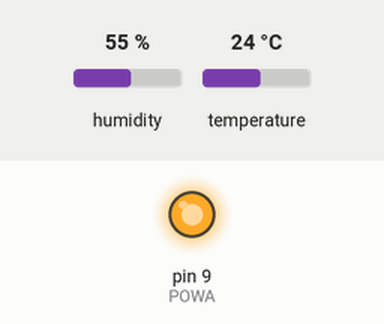
Recording of a sketch running on a simulated Arduino Uno, built with avr-gcc and run on an emulated ATmega328P. Parts: output pins drawn as LEDs (lit = HIGH). Wiring (inferred from the names in the program): DHT22 sensor: data pin 2. The inputs (shaded band) are chosen by the test bench; at power-on: humidity 55 %, temperature 24 °C. The local clock reads 2024-03-15 10:24:30 at power-on unless the sketch sets it; storage starts empty; what the sketch prints to the serial monitor is not drawn.

Above: at 0.5 s.
At 28.9 s:
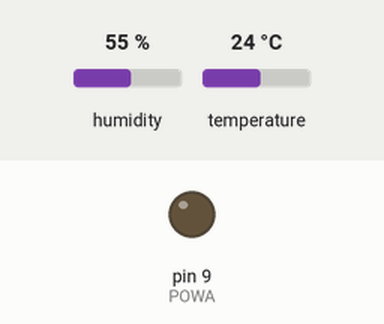
Timing chart, 0 to 73.7 s (numbered marks = the images above):
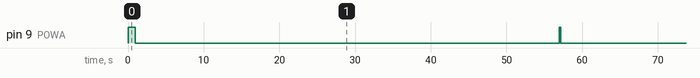

Measured:
- by itself, pin 9 (POWA): alternates HIGH for 0.18 s and LOW for 56.4 s

The sketch:

sleep_mode_Mini3_DHT22_npn.ino
```cpp
//****************************************************************

// OSBSS T/RH datalogger code Mod for Ceneha purpose - v0.01
// Last edited on May 24, 2016

//****************************************************************

#include <EEPROM.h>
#include <Wire.h>
#include <SD.h>
#include <LowPower.h>
#include <SPI.h>
#include "ds3231.h"
#include "rtc_ds3231.h"
#include "DHT.h"

// Global objects and variables   ******************************
#define POWA 9 // pin 9 supplies power to microSD card breakout and SHT15 sensor
#define MISOpin 11 // Pin Miso for SPI
#define MOSIpin 12 // Pin Miso for SPI
#define SDcsPin 10 // pin 9 is CS pin for MicroSD breakout

#define DHTPIN 2     // what digital pin we're connected to
#define DHTTYPE DHT22   // DHT 22  (AM2302), AM2321

// Launch Variables   ******************************
uint8_t time[8];
char filename[15] = "LOGPOSTA.csv";    // Set filename Format: "12345678.123". Cannot be more than 8 characters in length, contain spaces or begin with a number
int minutos = 1; //minutos en modo sleep
File myFile; //File for SD

//dht22 OBJECT
DHT dht(DHTPIN, DHTTYPE);

//*********************************************************************************************
// FUNCTIONES

/////----Inicializacion SD----/////

void inicializaSD() {

  if (!SD.begin(SDcsPin)) {
    Serial.println("SD not working...!");
  }
}

/////----Almacenar datos en SD----/////
void almacenar_datos(File MyFile) {

  //Tomo el tiempo del reloj
  //-----------------------------------------------------------------------------------------
  struct ts t;
  //get time
  //En este caso el DS3231
  DS3231_get(&t);
  //-----------------------------------------------------------------------------------------
  // Almaceno los datos en la tarjeta SD
  //-----------------------------------------------------------------------------------------
  // si el archivo abrio exitosamente armo el string
  if (myFile) {
    //creando string
    String datastring = " "; //guardamos la lectura en un solo string

    // Fecha y Tiempo
    datastring += String(t.year);
    datastring += ";";
    datastring += String(t.mon);
    datastring += ";";
    datastring += String(t.wday);
    datastring += ";";
    datastring += String(t.hour);
    datastring += ";";
    datastring += String(t.min);
    datastring += ";";
    datastring += String(t.sec);
    //
    // ** Sensores: Los datos son pasados por referencia a la función

    //
    // Escribo en la SD
    myFile.println(datastring);
  }
  else {
    // if the file didn't open, print an error:
    Serial.println("DS3231 not working...!");
  }
  //-----------------------------------------------------------------------------------------
}

// setup ****************************************************************
void setup()
{
  Serial.begin(9600); // open serial at 9600 bps
  Wire.begin();

  // set output pins
  pinMode(POWA, OUTPUT);
  digitalWrite(POWA, HIGH);    // turn on SD card
  delay(50);    // give some delay to ensure SD is initialized properly

  //Inicializacion del SD
  inicializaSD();
  delay(50);

  //Inicializo una instancia del reloj DS3231
  DS3231_init(DS3231_INTCN);
  delay(50);

  //Inicializacion de sensores
  dht.begin();

}

// loop ****************************************************************

void loop()
{

  //------Sensores----///

  // Reading temperature or humidity takes about 250 milliseconds!
  // Sensor readings may also be up to 2 seconds 'old' (its a very slow sensor)
  float h = dht.readHumidity();
  // Read temperature as Celsius (the default)
  float t = dht.readTemperature();
  // Read temperature as Fahrenheit (isFahrenheit = true)
  float f = dht.readTemperature(true);

  // Check if any reads failed and exit early (to try again).
  if (isnan(h) || isnan(t) || isnan(f)) {
    Serial.println("Failed to read from DHT sensor!");
    return;
  }

  // Compute heat index in Fahrenheit (the default)
  float hif = dht.computeHeatIndex(f, h);
  // Compute heat index in Celsius (isFahreheit = false)
  float hic = dht.computeHeatIndex(t, h, false);

  Serial.print("Humidity: ");
  Serial.print(h);
  Serial.print(" %\t");
  Serial.print("Temperature: ");
  Serial.print(t);
  Serial.print(" *C ");
  Serial.print(f);
  Serial.print(" *F\t");
  Serial.print("Heat index: ");
  Serial.print(hic);
  Serial.print(" *C ");
  Serial.print(hif);
  Serial.println(" *F");

  delay(500);
  //MODO SLEEP: CONFIGURACION------

  digitalWrite(POWA, LOW);  // turn off microSD card to save power
  delay(1);  // give  delay for SD card and RTC to be low before processor sleeps to avoid it being stuck

  int cont = (minutos * 60) / 8;
  for (int i = 0; i < cont; i++) {
    LowPower.powerDown(SLEEP_8S, ADC_OFF, BOD_OFF);
  }

  //MODO DESPIERTO: CONFIGURACION,SENSADO Y ALMACENAMIENTO------

  pinMode(POWA, OUTPUT);
  digitalWrite(POWA, HIGH);  // turn on SD card power
  delay(50);    // give delay to let the SD card and SHT15 get full powa

  //Reinicializar el modulo SD
  inicializaSD();
  delay(50);

  //Reinicializo una instancia del reloj DS3231
  DS3231_init(DS3231_INTCN);
  delay(50);

  //save data
  myFile = SD.open(filename, FILE_WRITE);
  //Almacenar fecha, hora y datos de los sensores
  almacenar_datos(myFile);

  myFile.close();

  digitalWrite(POWA, LOW);

  dht.begin();

}
```
